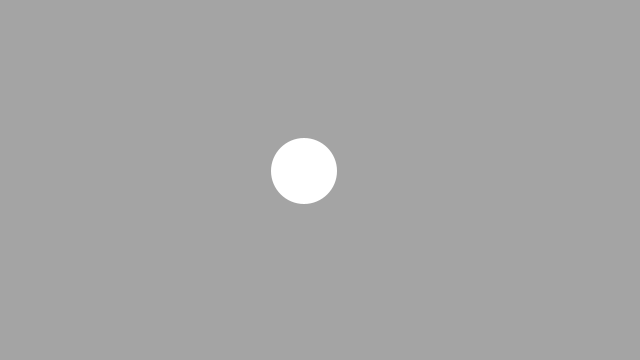
Frame 1 (no input)
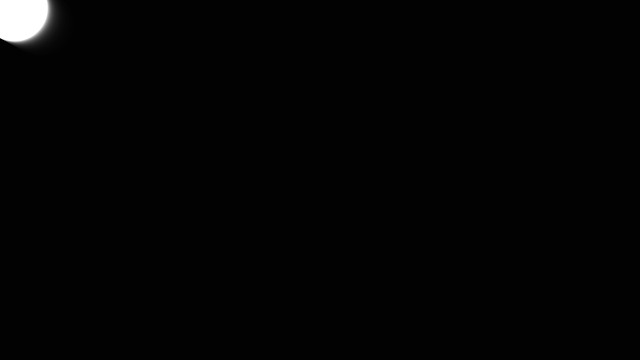
Frame 60 (the mouse pressed at the canvas centre just before this capture)
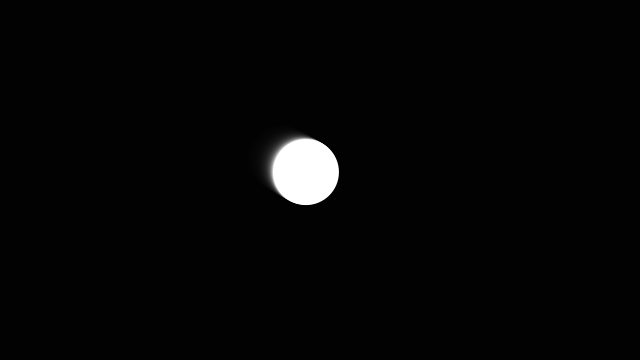
Frame 120 (the mouse held since frame 60 and released just before this capture)

The Processing sketch that drew these frames (run headless with seeded random() and noise(); from frame 60 on, the mouse is pressed at the canvas centre):

// Processing sketch: pract_7
// ── pract_7.pde
float x;
float y;
float easing = 0.05;

void setup() {
  size(640, 360); 
  noStroke();  
  x=width/2;
  y=height/2;
}

void draw() {
  fill(0, 50); 
  rect(0, 0, width, height);
  
  float targetX = mouseX;
  float dx = targetX - x;
  x += dx * easing;
  
  float targetY = mouseY;
  float dy = targetY - y;
  y += dy * easing;
  fill(255);
  ellipse(x, y, 66, 66);
}
